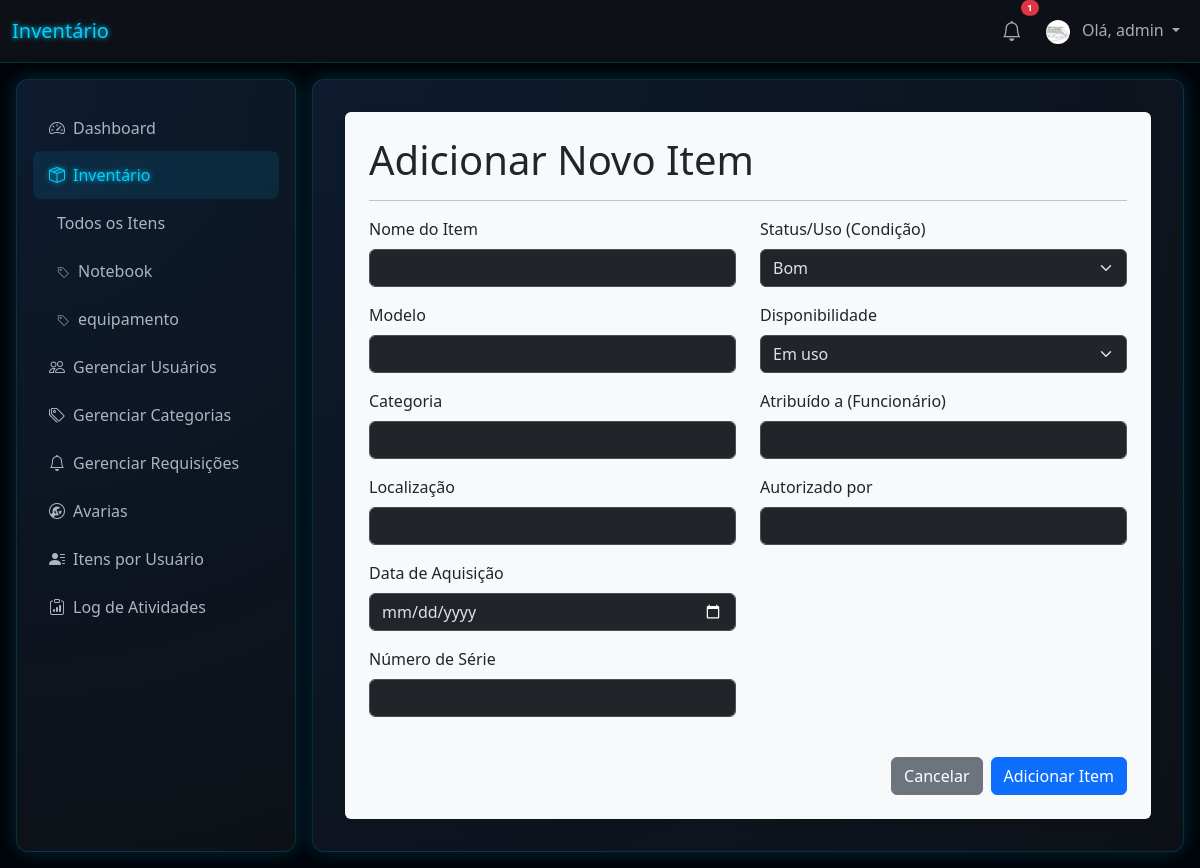
/add (signed in), run on the app's committed database.
### tables this page shows
CREATE TABLE users (
                id INTEGER PRIMARY KEY AUTOINCREMENT,
                username TEXT UNIQUE NOT NULL,
                password TEXT NOT NULL,
                role TEXT NOT NULL DEFAULT 'user'
            , profile_image_file TEXT);

### app.py (the view, shortened to what this page needs)
@app.route('/add', methods=('GET', 'POST'))
@login_required
def add():
    return render_template('add_item.html')

### app.py (called while the page is built)
def get_db():
    db = getattr(g, '_database', None)
    if db is None:
        db = g._database = sqlite3.connect(app.config['DATABASE'])
        db.row_factory = sqlite3.Row
    return db

@app.teardown_appcontext
def close_connection(exception):
    db = getattr(g, '_database', None)
    if db is not None:
        db.close()

@app.context_processor
def inject_categories():
    if g.user:
        db = get_db()
        categories = db.execute('SELECT DISTINCT category FROM items WHERE category IS NOT NULL AND category != "" ORDER BY category').fetchall()
        return dict(all_categories=categories)
    return dict(all_categories=[], notifications=[])

@app.context_processor
def inject_notifications():
    if g.user:
        db = get_db()
        notifications = db.execute('SELECT * FROM notifications WHERE user_id = ? AND is_read = 0 ORDER BY created_at DESC', (g.user['id'],)).fetchall()
        return dict(notifications=notifications)
    return dict(notifications=[])

@app.before_request
def load_logged_in_user():
    user_id = session.get('user_id')
    if user_id is None:
        g.user = None
    else:
        g.user = get_db().execute(
            'SELECT * FROM users WHERE id = ?', (user_id,)
        ).fetchone()

def login_required(view):
    @functools.wraps(view)
    def wrapped_view(**kwargs):
        if g.user is None:
            return redirect(url_for('login'))
        return view(**kwargs)
    return wrapped_view

### templates/add_item.html (shortened to what this page needs)
{% extends 'base.html' %}
{% block content %}
    <div class="bg-light text-dark p-4 rounded shadow-sm">
        <h1>Adicionar Novo Item</h1>
        <hr>
        <form method="post">
            <div class="row">
                <div class="col-md-6">
                    <div class="mb-3">
                        <label for="name" class="form-label">Nome do Item</label>
                        <input type="text" name="name" id="name" class="form-control" required>
                    </div>
                    <div class="mb-3">
                        <label for="model" class="form-label">Modelo</label>
                        <input type="text" name="model" id="model" class="form-control" required>
                    </div>
                    <div class="mb-3">
                        <label for="category" class="form-label">Categoria</label>
                        <input type="text" name="category" id="category" class="form-control" list="categoryOptions" required>
                    </div>
                    <div class="mb-3">
                        <label for="location" class="form-label">Localização</label>
                        <input type="text" name="location" id="location" class="form-control" required>
                    </div>
                    <div class="mb-3">
                        <label for="purchase_date" class="form-label">Data de Aquisição</label>
                        <input type="date" name="purchase_date" id="purchase_date" class="form-control" required>
                    </div>
                    <div class="mb-3">
                        <label for="serial_number" class="form-label">Número de Série</label>
                        <input type="text" name="serial_number" id="serial_number" class="form-control">
                    </div>
                </div>
                <div class="col-md-6">
                    <div class="mb-3">
                        <label for="status" class="form-label">Status/Uso (Condição)</label>
                        <select name="status" id="status" class="form-select" required>
                            <option value="Bom" selected>Bom</option>
                        </select>
                    </div>
                    <div class="mb-3">
                        <label for="availability_status" class="form-label">Disponibilidade</label>
                        <select name="availability_status" id="availability_status" class="form-select" required>
                            <option value="Em uso" selected>Em uso</option>
                        </select>
                    </div>
                    <div class="mb-3">
                        <label for="assigned_to" class="form-label">Atribuído a (Funcionário)</label>
                        <input type="text" name="assigned_to" id="assigned_to" class="form-control">
                    </div>
                    <div class="mb-3">
                        <label for="authorized_by" class="form-label">Autorizado por</label>
                        <input type="text" name="authorized_by" id="authorized_by" class="form-control">
                    </div>
                </div>
            </div>
            <div class="d-flex justify-content-end mt-4">
                <a href="{{ url_for('index') }}" class="btn btn-secondary me-2">Cancelar</a>
                <button type="submit" class="btn btn-primary">Adicionar Item</button>
            </div>
        </form>
    </div>
{% endblock %}

### templates/base.html (shortened to what this page needs)
<!doctype html>
<html lang="pt-br" data-bs-theme="dark">
<head>
    <link href="https://cdn.jsdelivr.net/npm/bootstrap@5.3.3/dist/css/bootstrap.min.css" rel="stylesheet">
    <link rel="stylesheet" href="https://cdn.jsdelivr.net/npm/bootstrap-icons@1.11.3/font/bootstrap-icons.min.css">
</head>
<body>
    <nav class="navbar navbar-expand-lg" style="background-color: var(--card-bg); border-bottom: 1px solid var(--border-color);">
        <div class="container-fluid">
            <a class="navbar-brand" href="{{ url_for('dashboard') }}" style="color: var(--glow-cyan); text-shadow: 0 0 5px var(--glow-cyan);">Inventário</a>
            <div class="navbar-nav d-flex align-items-center">
                {% if g.user %}
                    <div class="nav-item dropdown me-2">
                        <a class="nav-link position-relative" href="#" id="navbarNotificationDropdown" role="button" data-bs-toggle="dropdown" aria-expanded="false">
                            <i class="bi bi-bell fs-5"></i>
                            {% if notifications and notifications|length > 0 %}
                                <span class="position-absolute top-0 start-100 translate-middle badge rounded-pill bg-danger" style="font-size: 0.6em;">
                                    {{ notifications|length }}
                                </span>
                            {% endif %}
                        </a>
                    </div>
                    <div class="nav-item dropdown">
                        <a class="nav-link dropdown-toggle" href="#" id="navbarUserDropdown" role="button" data-bs-toggle="dropdown" aria-expanded="false">
                            {% if g.user.profile_image_file %}
                                <img src="{{ url_for('profile_pic', filename=g.user.profile_image_file) }}" alt="Foto de Perfil" class="rounded-circle me-2" style="width: 24px; height: 24px; object-fit: cover;">
                            {% else %}
                                <i class="bi bi-person-circle me-2"></i>
                            {% endif %}
                            Olá, {{ g.user['username'] }}
                        </a>
                    </div>
                {% else %}
                    <a class="nav-link" href="{{ url_for('login') }}">Login</a>
                    <a class="nav-link" href="{{ url_for('register') }}">Registrar</a>
                {% endif %}
            </div>
        </div>
    </nav>
    <div id="tsparticles"></div>
    <div class="main-layout">
            <aside class="sidebar futuristic-card">
                <div class="list-group">
                    <a href="{{ url_for('dashboard') }}" class="list-group-item list-group-item-action {% if request.endpoint == 'dashboard' %}active{% endif %}">
                        <i class="bi bi-speedometer2 me-2"></i>Dashboard
                    </a>
                    {% set inventory_active = request.endpoint in ['index', 'add', 'edit'] %}
                    <a href="#inventory-submenu" data-bs-toggle="collapse" class="list-group-item list-group-item-action {% if inventory_active %}active{% endif %}" aria-expanded="{{ 'true' if inventory_active else 'false' }}">
                        <i class="bi bi-box-seam me-2"></i>Inventário
                    </a>
                    <div class="collapse {% if inventory_active %}show{% endif %}" id="inventory-submenu">
                        <div class="list-group list-group-flush">
                            <a href="{{ url_for('index') }}" class="list-group-item list-group-item-action ps-4 {% if request.endpoint == 'index' and not request.args.get('category') %}active{% endif %}">Todos os Itens</a>
                            {% for cat in all_categories %}
                                <a href="{{ url_for('index', category=cat.category) }}" class="list-group-item list-group-item-action ps-4 {% if request.args.get('category') == cat.category %}active{% endif %}">
                                    <i class="bi bi-tag me-1" style="font-size: 0.8rem; opacity: 0.7;"></i> {{ cat.category }}
                                </a>
                            {% endfor %}
                        </div>
                    </div>
                    {% if g.user['role'] == 'admin' %}
                        <a href="{{ url_for('manage_users') }}" class="list-group-item list-group-item-action {% if request.endpoint == 'manage_users' %}active{% endif %}">
                            <i class="bi bi-people me-2"></i>Gerenciar Usuários
                        </a>
                        <a href="{{ url_for('manage_categories') }}" class="list-group-item list-group-item-action {% if request.endpoint == 'manage_categories' %}active{% endif %}">
                            <i class="bi bi-tags me-2"></i>Gerenciar Categorias
                        </a>
                        <a href="{{ url_for('manage_requests') }}" class="list-group-item list-group-item-action {% if request.endpoint == 'manage_requests' %}active{% endif %}">
                            <i class="bi bi-bell me-2"></i>Gerenciar Requisições
                        </a>
                        <a href="{{ url_for('broken_items') }}" class="list-group-item list-group-item-action {% if request.endpoint == 'broken_items' %}active{% endif %}">
                            <i class="bi bi-wrench-adjustable-circle me-2"></i>Avarias
                        </a>
                        <a href="{{ url_for('user_assets') }}" class="list-group-item list-group-item-action {% if request.endpoint == 'user_assets' %}active{% endif %}">
                            <i class="bi bi-person-lines-fill me-2"></i>Itens por Usuário
                        </a>
                        <a href="{{ url_for('logs') }}" class="list-group-item list-group-item-action {% if request.endpoint == 'logs' %}active{% endif %}">
                            <i class="bi bi-clipboard-data me-2"></i>Log de Atividades
                        </a>
                    {% endif %}
                </div>
            </aside>
            <main class="content-area futuristic-card">
                {% block content %}
                {% endblock %}
            </main>
    </div>
</body>
</html>

### templates/base.html (style rules this page uses)
:root { --glow-cyan: #00cfff; --dark-bg: #010409; --card-bg: #0d1117; --border-color: rgba(0, 199, 255, 0.15); --gradient-start: rgba(13, 110, 253, 0.1); --gradient-end: rgba(13, 17, 23, 0); }
body { background-color: var(--dark-bg); color: #fff; overflow: hidden; }
#tsparticles { position: fixed; top: 0; left: 0; width: 100%; height: 100%; z-index: -1; }
.futuristic-card { background: radial-gradient(circle at top left, var(--gradient-start), var(--gradient-end)), var(--card-bg); border: 1px solid var(--border-color); box-shadow: 0 0 20px rgba(0, 199, 255, 0.2); border-radius: 0.75rem; }
.main-layout { display: flex; height: calc(100vh - 56px); padding: 1rem; gap: 1rem; }
.sidebar { width: 280px; padding: 1.5rem 1rem; display: flex; flex-direction: column; flex-shrink: 0; }
.sidebar .list-group-item { background-color: transparent; border: none; color: #adb5bd; font-size: 1rem; padding: 0.75rem 1rem; border-radius: 0.5rem; transition: all 0.3s ease; }
.sidebar .list-group-item:hover, .sidebar .list-group-item.active { color: var(--glow-cyan); background-color: rgba(0, 199, 255, 0.1); text-shadow: 0 0 5px var(--glow-cyan); }
.content-area { flex-grow: 1; padding: 2rem; overflow-y: auto; }

### data on the page
users: profile_image_file (picture), user.username "admin"

### other printed values
{{ notifications|length }} "1"
{{ cat.category }} "Notebook" "equipamento"
